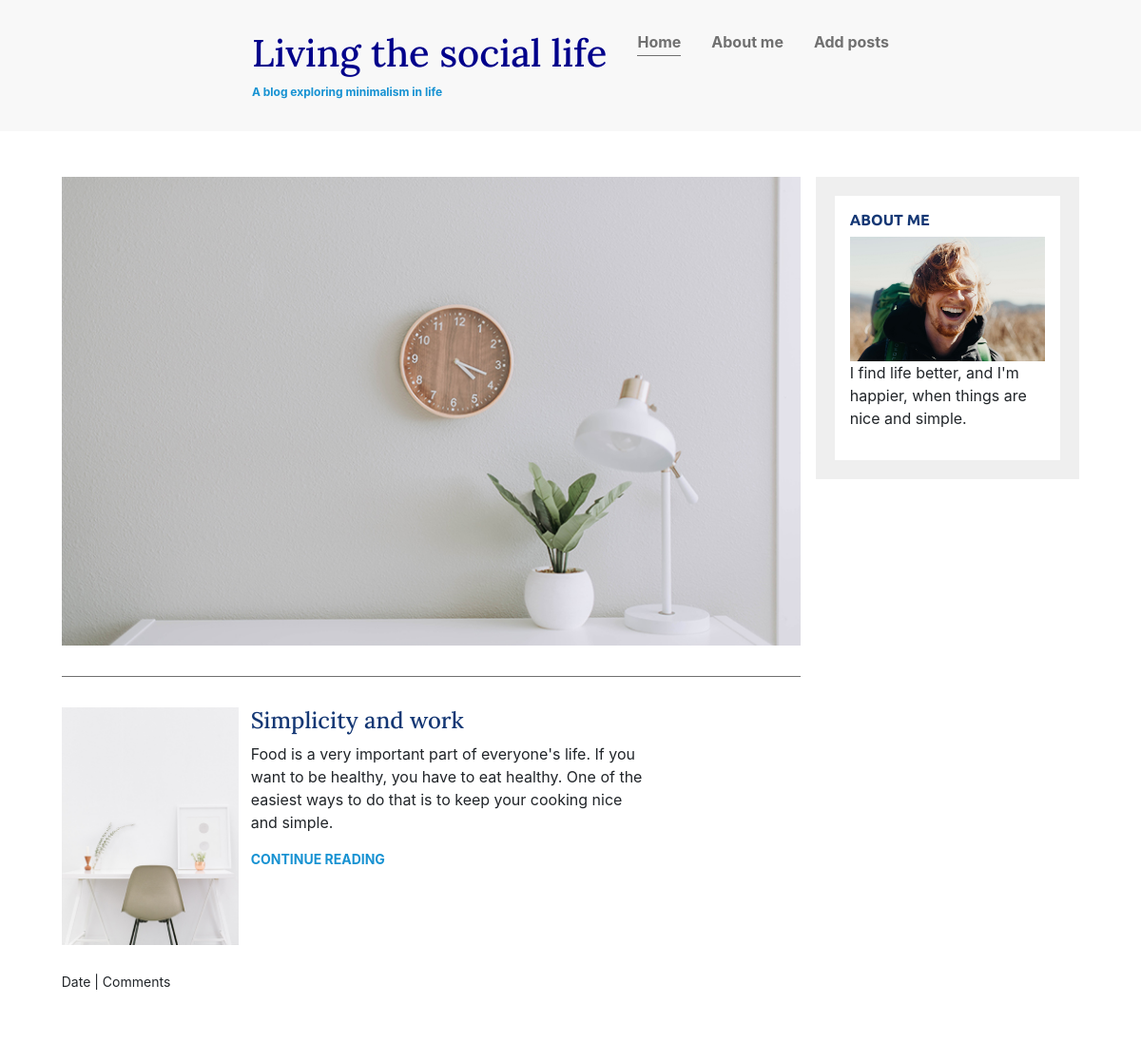
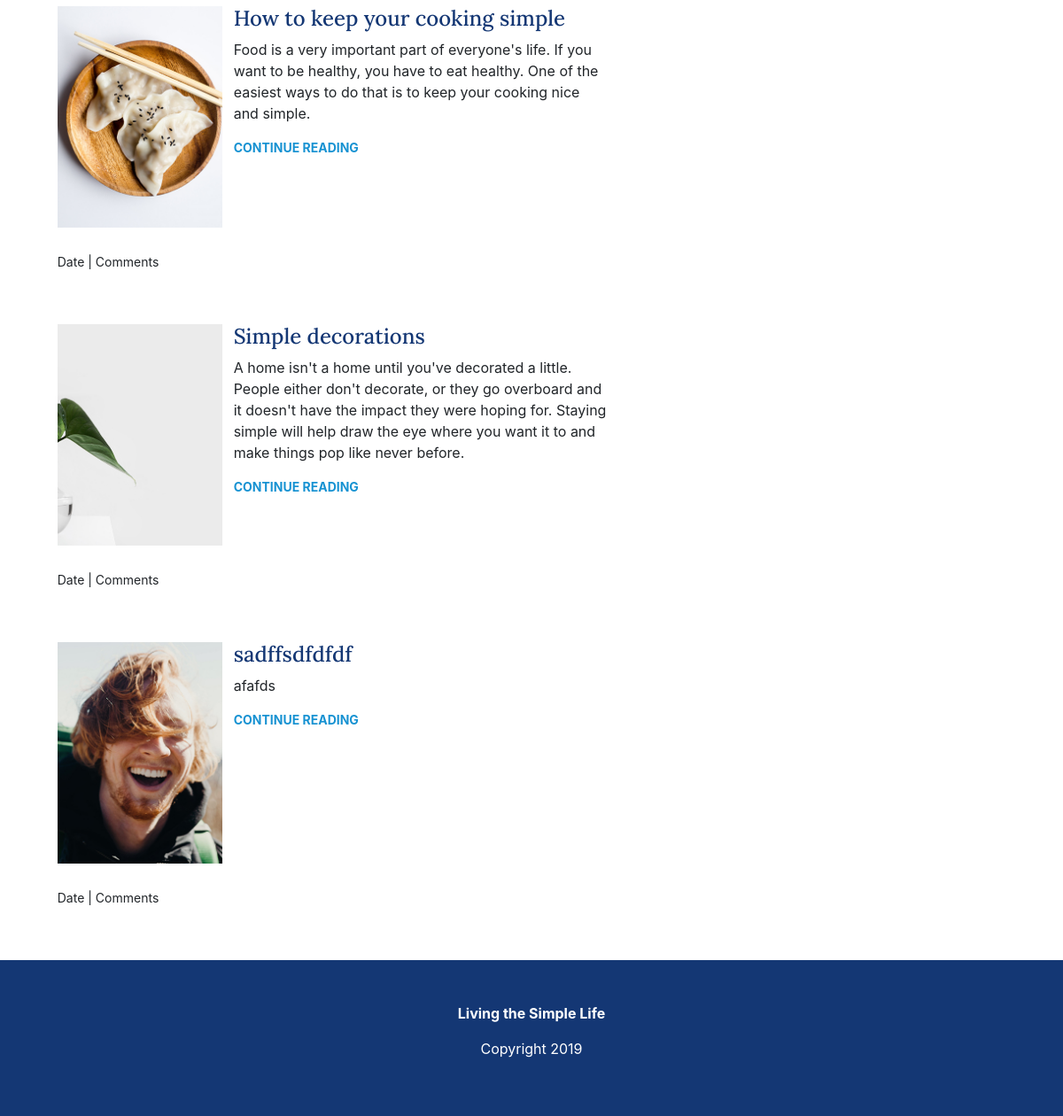
The page / on the database its author committed (2 pictures, top to bottom).
### home/models.py (models this page shows, shortened)
class Article(models.Model):
    title = models.CharField(max_length=200)
    body = models.TextField()
    link_url = models.URLField()
    image = models.ImageField(upload_to='article_images/')
    date = models.DateField(auto_now_add=True)

### home/views.py (the view)
# urls.py: path('', views.index, name='index'),
def index(request):
    articles = Article.objects.all()  # Assuming you have an Article model with title, body, link_url, image_url fields
    return render(request, 'index.html', {'articles': articles})

### templates/index.html
{% extends 'base.html' %}
{% load static %}
{% block content %}
<div class="container container-flex">
    <main role="main">
        <article class="article-featured">
            <img src="{% static 'Images/life.jpg' %}" alt="simple white desk on a white wall with a plant on the far right side" class="article-image">
        </article>
        {% for article in articles %}
        <article class="article-recent">
            <div class="article-recent-main">
                <h2 class="article-title">{{ article.title }}</h2>
                <p class="article-body">{{ article.body }}</p>
                <a href="{% url 'article' id=article.id %}" class="article-read-more" target="_blank">CONTINUE READING</a>
            </div>
            <div class="article-recent-secondary">
                <img src="{{ article.image.url }}" alt="{{ article.title }}" class="article-image">
                <p class="article-info">Date | Comments</p>
            </div>
        </article>
        {% endfor %}
    </main>
    <aside class="sidebar">
        <div class="sidebar-widget">
            <h2 class="widget-title">ABOUT ME</h2>
            <img src="{% static 'Images/about-me.jpg' %}" alt="john doe" class="widget-image">
            <p class="widget-body">I find life better, and I'm happier, when things are nice and simple.</p>
        </div>
    </aside>
</div>
{% endblock %}

### templates/base.html (shortened to what this page needs)
{% load static %}
<html>
<head>
    <link rel="stylesheet" href="https://cdnjs.cloudflare.com/ajax/libs/normalize/8.0.1/normalize.css">
    <link rel="stylesheet" type="text/css" href="{% static 'styles/styles.css' %}">
    <link href="https://maxcdn.bootstrapcdn.com/bootstrap/4.5.2/css/bootstrap.min.css" rel="stylesheet">
</head>
<body>
    <header>
        <div class="container container-flex">
            <div class="site-title">
                <h1>Living the social life</h1>
                <p class="subtitle">A blog exploring minimalism in life</p>
            </div>
            <nav>
                <ul>
                    <li><a class="current-page" href="{% url 'index' %}">Home</a></li>
                    <li><a href="{% url 'about-me' %}">About me</a></li>
                    <li><a href="{% url 'add_posts' %}">Add posts</a></li>
                </ul>
            </nav>
        </div>
    </header>
    {% block content %}
    {% endblock %}
    <footer>
        <p><strong>Living the Simple Life</strong></p>
        <p>Copyright 2019</p>
    </footer>
</body>
</html>

### static/styles/styles.css (style rules this page uses)
body { margin: 0; font-family: 'Ubuntu', sans-serif; font-size: 1.125rem; font-weight: 300; }
img { max-width: 100%; display: block; }
h1, h2, h3 { font-family: 'Lora', serif; font-weight: 400; color: #143774; margin-top: 0; }
h1 { font-size: 2rem; margin: 0; }
a { color: #1792d2; }
strong { font-weight: 700; }
.subtitle { font-weight: 700; color: #1792d2; font-size: .75rem; margin: 0; }
.article-title { font-size: 1.5rem; }
.article-read-more, .article-info { font-size: .875rem; }
.article-read-more { color: #1792d2; text-decoration: none; font-weight: 700; }
.article-info { margin: 2em 0; }
.widget-title, .widget-recent-post-title { font-size: 1rem; }
.widget-title { font-family: 'Ubuntu', sans-serif; font-weight: 700; }
.container { width: 90%; max-width: 900px; margin: 0 auto; }
.container-flex { display: flex; flex-direction: column; justify-content: space-between; }
header { background: #f8f8f8; padding: 2em 0; text-align: center; margin-bottom: 3em; }
footer { background:#143774; color: white; text-align: center; padding: 3em 0; }
@media (min-width: 675px) { header { text-align: left; } }
@media (min-width: 675px) { .container-flex { flex-direction: row; } }
@media (min-width: 675px) { main { width: 70%; } }
@media (min-width: 675px) { aside { width: 25%; min-width: 200px; margin-left: 1em; } }
nav ul { list-style: none; padding: 0; display: flex; justify-content: center; }
nav li { margin-left: 2em; }
nav a { text-decoration: none; color: #707070; font-weight: 700; padding: .25em 0; }
.current-page { border-bottom: 1px solid #707070; }
.article-featured { border-bottom: #707070 1px solid; padding-bottom: 2em; margin-bottom: 2em; }
.article-recent { display: flex; flex-direction: column; margin-bottom: 2em; }
.article-recent-main { order: 2; }
.article-recent-secondary { order: 1; }
@media (min-width: 675px) { .article-recent { flex-direction: row; justify-content: space-between; } }
@media (min-width: 675px) { .article-recent-main { width: 68%; } }
@media (min-width: 675px) { .article-recent-secondary { width: 30%; } }
@media (min-width: 675px) { .article-featured { display: flex; flex-direction: column; } }
@media (min-width: 675px) { .article-image { order: -2; min-height: 250px; object-fit: cover; } }
@media (min-width: 675px) { .article-info { order: -1; } }
.sidebar-widget { border: 20px solid #efefef; margin-bottom: 2em; padding: 1em; }
.widget-image { order: -1; }
h1 { color:darkblue; text-align: center; }
.container { display: flex; justify-content: center; }
.article-recent { width: 80%; / }

### rows shown on the page
Article: title "Simplicity and work", body "Food is a very important part of everyone's life. If you want to be healthy, you have to eat healthy. One of the easiest ways to do that is to keep your cooking nice and simple.", image (picture)
Article: title "How to keep your cooking simple", body "Food is a very important part of everyone's life. If you want to be healthy, you have to eat healthy. One of the easiest ways to do that is to keep your cooking nice and simple.", image (picture)
Article: title "Simple decorations", body "A home isn't a home until you've decorated a little. People either don't decorate, or they go overboard and it doesn't have the impact they were hoping for. Staying simple will help draw the eye where you want it to and make things pop like never before.", image (picture)
Article: title "sadffsdfdfdf", body "afafds", image (picture)
